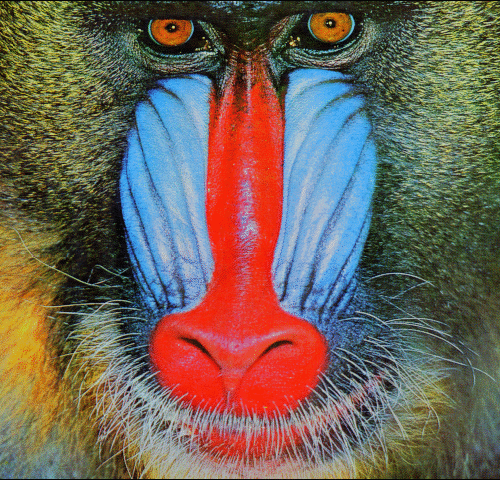
#> input picture data/baboon.bmp, 500 x 480 px, found by its file name
$ python test.py
#> lines starting #> are read from the running program, lines starting #| are printed output that depends on the picture
#> further down, img is the input picture: shape (480, 500, 3); mean B, G, R 88.7, 100.4, 113
import cv2
import numpy as np

'''
由于https://github.com/Jongchan/tensorflow-vdsr.git项目中的图像预处理是基于matlab的，
需要装matlab的环境，因此转换为python处理

具体步骤
1. 读取图像，转换RGB为YCrCb，然后分离出Y分量（即亮度分量）为矩阵数组
2. 转换矩阵元素值类型为float64
3. 分割矩阵的宽高为12的倍数  （为什么？）
'''

# 因为cv2.cvtColor(img, cv2.COLOR_RGB2YCrCb) 与matlab中的rgb2ycbcr产生不同的结果，
# 并且SR算法一般采用rgb2ycbcr，所以模仿生成y
def rgb2ycbcr(img, only_y=True):
    '''same as matlab rgb2ycbcr
    only_y: only return Y channel
    Input:
        uint8, [0, 255]
        float, [0, 1]
    '''
#> called with only_y = True
    in_img_type = img.dtype
    img.astype(np.float64)
    if in_img_type != np.uint8:
        img *= 255.
    # convert
    if only_y:
        rlt = np.dot(img, [65.481, 128.553, 24.966]) / 255.0 + 16.0
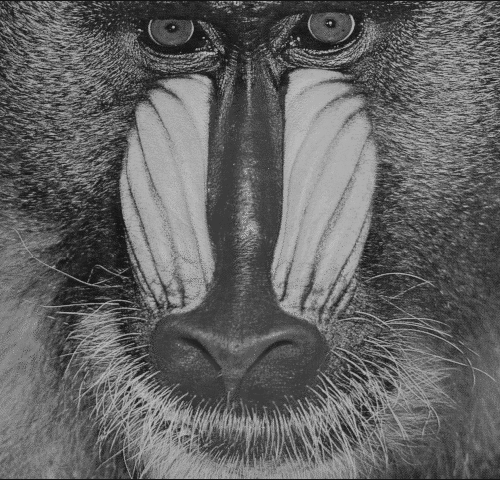
#> rlt: shape (480, 500) float64; min 21.15, max 189.2, mean 100.4
    else:
        rlt = np.matmul(img, [[65.481, -37.797, 112.0], [128.553, -74.203, -93.786],
                                [24.966, 112.0, -18.214]]) / 255.0 + [16, 128, 128]
    if in_img_type == np.uint8:
        rlt = rlt.round()
    else:
        rlt /= 255.
    return rlt.astype(in_img_type)


def im2double(im):
    min_val = np.min(im.ravel())
    max_val = np.max(im.ravel())
    out = (im.astype('float') - min_val) / (max_val - min_val)
    return out

image_file = 'F:\\demo\\py\\pydemo\\data\\baboon.bmp'

img = cv2.imread(image_file)

# img_ycrcb = cv2.cvtColor(img, cv2.COLOR_RGB2YCrCb)
# b, g, r = cv2.split(img)

y = rgb2ycbcr(img)

y = y.astype(np.float64)/255

print(y.shape)
#| (480, 500)

weith = y.shape[1]
#> weith = 500
height = y.shape[0]
#> height = 480

y = y[0 : height - divmod(height, 12)[1], 0 : weith - divmod(weith, 12)[1]]
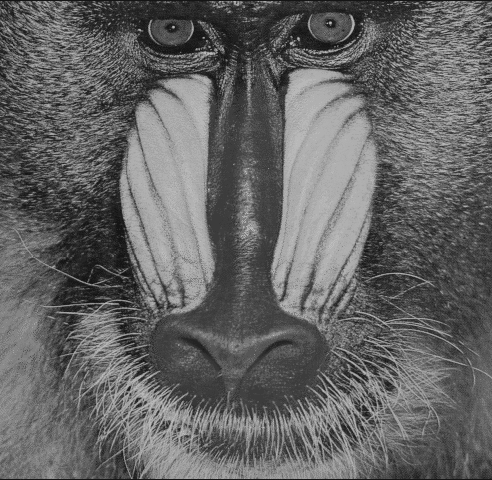
#> y: shape (480, 492) float64; min 0.0824, max 0.741, mean 0.395

print(y.shape)
#| (480, 492)

cv2.imshow("img",y)
cv2.waitKey()
